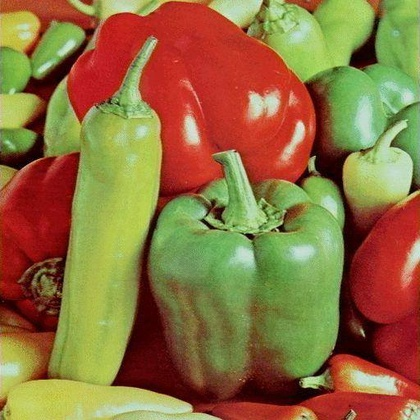
%> input picture Semester 4-2/CSE 4228 Digital Image Processing Lab/Lab 01/peppers_color.jpg, 420 x 420 px, shrunk from 512 x 512 before the run
$ octave Gamma.m   (GNU Octave 9; MATLAB toolbox functions it lacks are replaced by stand-ins)
%> lines starting %> are read from the running program, lines starting %| are printed output that depends on the picture
I = imread('peppers_color.jpg');
%> I is the input picture: size 420x420x3 uint8; mean R, G, B 143.3, 112.1, 63.2
figure;
I=rgb2gray(I);
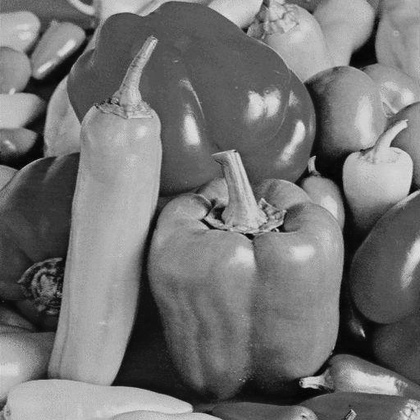
%> I: size 420x420 uint8; min 1, max 229, mean 115.8
imshow(I);
I=im2double(I);
%> I: size 420x420 double
[row, col] = size(I);
%> row = 420; col = 420
K = zeros(row, col);
c=1;
gammaa=2;
for i = 1:row
   for j = 1:col
          K(i,j) = c*(I(i,j).^gammaa);
        end
   end
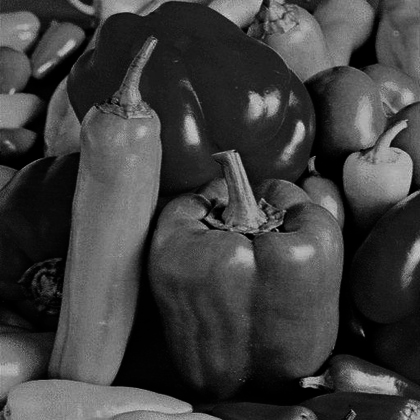
%> K: size 420x420 double; min 1.54e-05, max 0.806, mean 0.25
   figure; imshow(K);
   figure;
   plot(I,K,'.r');
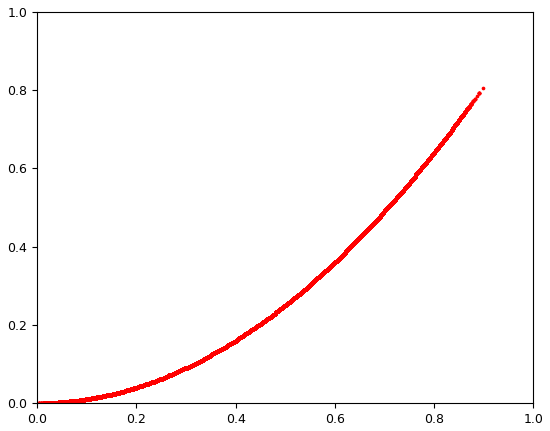
%> figure redrawn from the program's plot data

$ run again, with Semester 4-2/CSE 4228 Digital Image Processing Lab/Lab 01/cameraman.png saved as Semester 4-2/CSE 4228 Digital Image Processing Lab/Lab 01/peppers_color.jpg
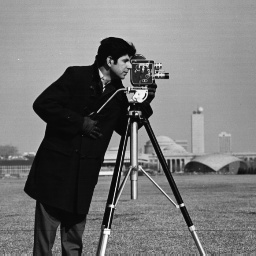
%> input picture Semester 4-2/CSE 4228 Digital Image Processing Lab/Lab 01/cameraman.png, 256 x 256 px
%> I is the input picture: size 256x256 uint8; min 4, max 254, mean 118.7
%> I: size 256x256 double
%> after the loop `for i = 1:row`:
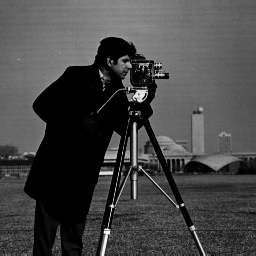
%> K: size 256x256 double; min 0.000246, max 0.992, mean 0.277
